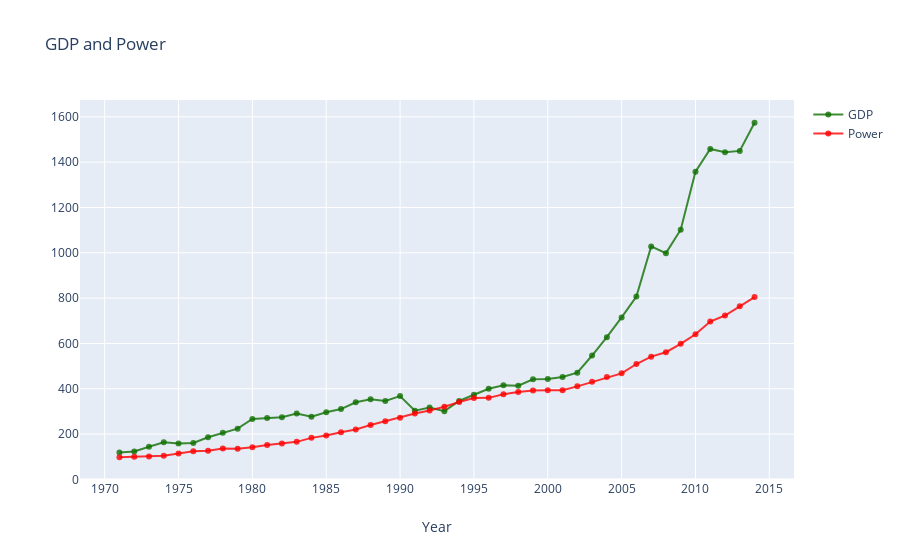

The notebook cell this image was saved under:
### Code cell
trace1 = go.Scatter(
                    x = power['Year'],
                    y = gdp_capita[' GDP Per Capita'],
                    mode = "lines+markers",
                    name = "GDP",
                    marker = dict(color = 'rgba(16, 112, 2, 0.8)'),
                    text= 'GDP')

trace2 = go.Scatter(
                    x = power['Year'],
                    y = power['Power Consumption '],
                    mode = "lines+markers",
                    name = "Power",
                    marker = dict(color = 'rgba(255, 0, 0, 0.8)'),
                    text= 'Power')

data = [trace1, trace2]
layout = dict(title = 'GDP and Power',
              xaxis= dict(title= 'Year',ticklen= 5,zeroline= False)
             )
fig = dict(data = data, layout = layout)
iplot(fig)

### Figure 1 — Plotly figure (JSON) as saved in the notebook; plotly's stock layout.template omitted (floating-point values rounded to 4 significant figures)
{"data": [{"marker": {"color": "rgba(16, 112, 2, 0.8)"}, "mode": "lines+markers", "name": "GDP", "text": "GDP", "type": "scatter", "x": [1971, 1972, 1973, 1974, 1975, 1976, 1977, 1978, 1979, 1980, 1981, 1982, 1983, 1984, 1985, 1986, 1987, 1988, 1989, 1990, 1991, 1992, 1993, 1994, 1995, 1996, 1997, 1998, 1999, 2000, 2001, 2002, 2003, 2004, 2005, 2006, 2007, 2008, 2009, 2010, 2011, 2012, 2013, 2014], "y": [118.6, 123.0, 143.8, 163.5, 158.0, 161.1, 186.2, 205.7, 224.0, 266.6, 270.5, 274.1, 291.2, 276.7, 296.4, 310.5, 340.4, 354.1, 346.1, 367.6, 303.1, 317.0, 301.2, 346.1, 373.8, 400.0, 415.5, 413.3, 442.0, 443.3, 451.6, 471.0, 546.7, 627.8, 714.9, 806.8, 1028.0, 998.5, 1102.0, 1358.0, 1458.0, 1444.0, 1450.0, 1574.0]}, {"marker": {"color": "rgba(255, 0, 0, 0.8)"}, "mode": "lines+markers", "name": "Power", "text": "Power", "type": "scatter", "x": [1971, 1972, 1973, 1974, 1975, 1976, 1977, 1978, 1979, 1980, 1981, 1982, 1983, 1984, 1985, 1986, 1987, 1988, 1989, 1990, 1991, 1992, 1993, 1994, 1995, 1996, 1997, 1998, 1999, 2000, 2001, 2002, 2003, 2004, 2005, 2006, 2007, 2008, 2009, 2010, 2011, 2012, 2013, 2014], "y": [97.77, 100.3, 100.6, 104.0, 114.6, 124.1, 126.3, 135.9, 135.7, 141.7, 151.9, 158.1, 165.7, 183.3, 193.5, 208.0, 220.2, 240.0, 257.0, 272.1, 290.9, 304.4, 320.6, 341.2, 358.8, 359.8, 375.5, 385.9, 392.0, 393.6, 393.8, 410.6, 430.5, 451.6, 468.0, 509.2, 541.7, 561.2, 598.5, 640.4, 696.8, 723.2, 764.2, 804.5]}], "layout": {"title": {"text": "GDP and Power"}, "xaxis": {"ticklen": 5, "title": {"text": "Year"}, "zeroline": false}}}
